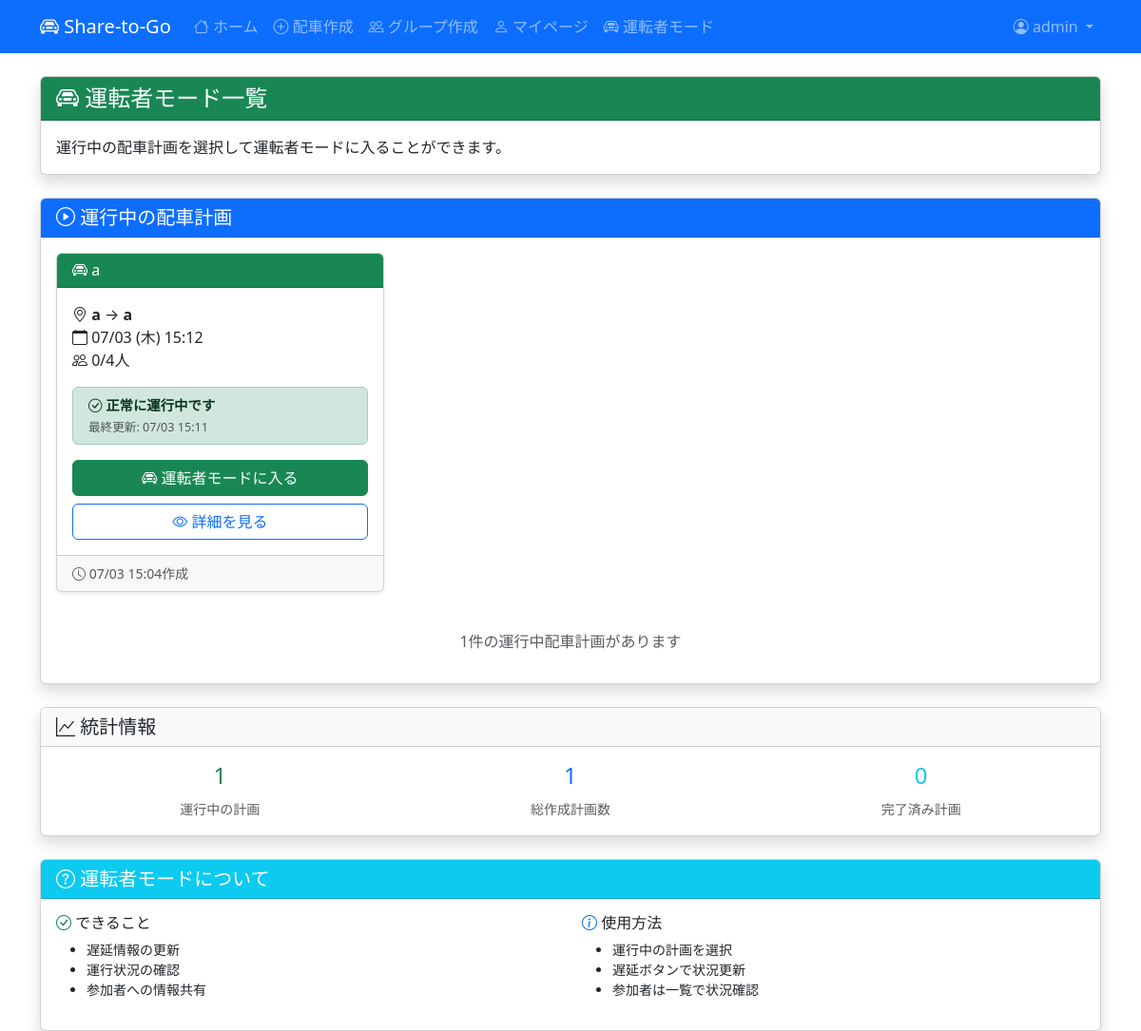
/driver-mode/ (signed in), run on the app's committed database.
### rides/models.py (models this page shows, shortened)
class RidePlan(models.Model):
    STATUS_CHOICES = [
        ('active', '募集中'),
        ('full', '定員満員'),
        ('cancelled', 'キャンセル'),
        ('completed', '完了'),
    ]
    creator = models.ForeignKey(User, on_delete=models.CASCADE, verbose_name="作成者")
    groups = models.ManyToManyField(Group, verbose_name="表示グループ", blank=True)
    title = models.CharField(max_length=100, verbose_name="タイトル")
    description = models.TextField(blank=True, null=True, verbose_name="説明")
    departure_location = models.CharField(max_length=100, verbose_name="出発地")
    destination = models.CharField(max_length=100, verbose_name="目的地")
    departure_time = models.DateTimeField(verbose_name="出発日時")
    deadline_time = models.DateTimeField(verbose_name="締切日時", blank=True, null=True)
    max_participants = models.PositiveIntegerField(verbose_name="最大参加者数", default=4)
    price_per_person = models.PositiveIntegerField(blank=True, null=True, verbose_name="一人あたりの料金")
    status = models.CharField(
        max_length=20,
        choices=STATUS_CHOICES,
        default='active',
        verbose_name="ステータス"
    )
    delay_minutes = models.PositiveIntegerField(default=0, verbose_name="遅延時間（分）")
    is_delayed = models.BooleanField(default=False, verbose_name="遅延中")
    delay_updated_at = models.DateTimeField(auto_now=True, verbose_name="遅延情報更新日時")
    delay_possibility = models.BooleanField(default=False, verbose_name="遅延の可能性あり")
    delay_possibility_updated_at = models.DateTimeField(auto_now=True, verbose_name="遅延可能性更新日時")
    created_at = models.DateTimeField(auto_now_add=True, verbose_name="作成日時")
    updated_at = models.DateTimeField(auto_now=True, verbose_name="更新日時")
    class Meta:
        verbose_name = "配車計画"
        verbose_name_plural = "配車計画"
        ordering = ['-created_at']
    @property
    def current_participants(self):
        return self.participation_set.filter(status='confirmed').count()
    @property
    def is_in_progress(self):
        end_time = self.departure_time + timezone.timedelta(hours=2)
        return self.departure_time <= timezone.now() <= end_time

### rides/views.py (the view)
# urls.py: path('driver-mode/', views.driver_mode_list_view, name='driver_mode_list'),
@login_required
def driver_mode_list_view(request):
    user_rides = RidePlan.objects.filter(
        creator=request.user
    ).order_by('-departure_time')
    in_progress_rides = []
    for ride in user_rides:
        if ride.is_in_progress:
            in_progress_rides.append(ride)
    total_rides = user_rides.count()
    in_progress_count = len(in_progress_rides)
    completed_count = total_rides - in_progress_count
    context = {
        'in_progress_rides': in_progress_rides,
        'total_rides': total_rides,
        'in_progress_count': in_progress_count,
        'completed_count': completed_count,
    }
    return render(request, 'rides/driver_mode_list.html', context)

### rides/templates/rides/driver_mode_list.html (shortened to what this page needs)
{% extends 'rides/base.html' %}
{% block content %}
<div class="row mb-4">
    <div class="col-12">
        <div class="card shadow">
            <div class="card-header bg-success text-white">
                <h4 class="mb-0">
                    <i class="bi bi-car-front"></i> 運転者モード一覧
                </h4>
            </div>
            <div class="card-body">
                <p class="mb-0">運行中の配車計画を選択して運転者モードに入ることができます。</p>
            </div>
        </div>
    </div>
</div>
<div class="row">
    <div class="col-12">
        <div class="card shadow">
            <div class="card-header bg-primary text-white">
                <h5 class="mb-0">
                    <i class="bi bi-play-circle"></i> 運行中の配車計画
                </h5>
            </div>
            <div class="card-body">
                {% if in_progress_rides %}
                    <div class="row">
                        {% for ride in in_progress_rides %}
                            <div class="col-md-6 col-lg-4 mb-4">
                                <div class="card h-100 shadow-sm">
                                    <div class="card-header bg-success text-white">
                                        <h6 class="card-title mb-0">
                                            <i class="bi bi-car-front"></i> {{ ride.title }}
                                        </h6>
                                    </div>
                                    <div class="card-body">
                                        <p class="card-text">
                                            <i class="bi bi-geo-alt"></i> <strong>{{ ride.departure_location }}</strong> → <strong>{{ ride.destination }}</strong><br>
                                            <i class="bi bi-calendar"></i> {{ ride.departure_time|date:"m/d (D) H:i" }}<br>
                                            <i class="bi bi-people"></i> {{ ride.current_participants }}/{{ ride.max_participants }}人<br>
                                        </p>
                                        {% if ride.is_delayed %}
                                            <div class="alert alert-danger py-2 mb-3" style="font-size: 0.9rem;">
                                                <i class="bi bi-exclamation-triangle"></i>
                                                <strong>{{ ride.delay_minutes }}分遅れています</strong>
                                                <br><small class="text-muted">最終更新: {{ ride.delay_updated_at|date:"m/d H:i" }}</small>
                                            </div>
                                        {% else %}
                                            <div class="alert alert-success py-2 mb-3" style="font-size: 0.9rem;">
                                                <i class="bi bi-check-circle"></i>
                                                <strong>正常に運行中です</strong>
                                                <br><small class="text-muted">最終更新: {{ ride.delay_updated_at|date:"m/d H:i" }}</small>
                                            </div>
                                        {% endif %}
                                        <a href="{% url 'rides:driver_mode' ride.id %}" class="btn btn-success w-100 mb-2">
                                            <i class="bi bi-car-front"></i> 運転者モードに入る
                                        </a>
                                        <a href="{% url 'rides:ride_detail' ride.id %}" class="btn btn-outline-primary w-100">
                                            <i class="bi bi-eye"></i> 詳細を見る
                                        </a>
                                    </div>
                                    <div class="card-footer text-muted small">
                                        <i class="bi bi-clock"></i> {{ ride.created_at|date:"m/d H:i" }}作成
                                    </div>
                                </div>
                            </div>
                        {% endfor %}
                    </div>
                    <div class="text-center mt-3">
                        <p class="text-muted">{{ in_progress_count }}件の運行中配車計画があります</p>
                    </div>
                {% endif %}
            </div>
        </div>
    </div>
</div>
<div class="row mt-4">
    <div class="col-12">
        <div class="card shadow">
            <div class="card-header bg-light">
                <h5 class="mb-0">
                    <i class="bi bi-graph-up"></i> 統計情報
                </h5>
            </div>
            <div class="card-body">
                <div class="row text-center">
                    <div class="col-md-4">
                        <h4 class="text-success">{{ in_progress_count }}</h4>
                        <small class="text-muted">運行中の計画</small>
                    </div>
                    <div class="col-md-4">
                        <h4 class="text-primary">{{ total_rides }}</h4>
                        <small class="text-muted">総作成計画数</small>
                    </div>
                    <div class="col-md-4">
                        <h4 class="text-info">{{ completed_count }}</h4>
                        <small class="text-muted">完了済み計画</small>
                    </div>
                </div>
            </div>
        </div>
    </div>
</div>
<div class="row mt-4">
    <div class="col-12">
        <div class="card shadow">
            <div class="card-header bg-info text-white">
                <h5 class="mb-0">
                    <i class="bi bi-question-circle"></i> 運転者モードについて
                </h5>
            </div>
            <div class="card-body">
                <div class="row">
                    <div class="col-md-6">
                        <h6><i class="bi bi-check-circle text-success"></i> できること</h6>
                        <ul class="small">
                            <li>遅延情報の更新</li>
                            <li>運行状況の確認</li>
                            <li>参加者への情報共有</li>
                        </ul>
                    </div>
                    <div class="col-md-6">
                        <h6><i class="bi bi-info-circle text-primary"></i> 使用方法</h6>
                        <ul class="small">
                            <li>運行中の計画を選択</li>
                            <li>遅延ボタンで状況更新</li>
                            <li>参加者は一覧で状況確認</li>
                        </ul>
                    </div>
                </div>
            </div>
        </div>
    </div>
</div>
{% endblock %}

### rides/templates/rides/base.html (shortened to what this page needs)
<!DOCTYPE html>
<html lang="ja">
<head>
    <link href="https://cdn.jsdelivr.net/npm/bootstrap@5.3.0/dist/css/bootstrap.min.css" rel="stylesheet">
    <link href="https://cdn.jsdelivr.net/npm/bootstrap-icons@1.10.0/font/bootstrap-icons.css" rel="stylesheet">
</head>
<body>
    <nav class="navbar navbar-expand-lg navbar-dark bg-primary">
        <div class="container">
            <a class="navbar-brand" href="{% url 'rides:home' %}">
                <i class="bi bi-car-front"></i> Share-to-Go
            </a>
            <div class="collapse navbar-collapse" id="navbarNav">
                <ul class="navbar-nav me-auto">
                    <li class="nav-item">
                        <a class="nav-link" href="{% url 'rides:home' %}">
                            <i class="bi bi-house"></i> ホーム
                        </a>
                    </li>
                    {% if user.is_authenticated %}
                        <li class="nav-item">
                            <a class="nav-link" href="{% url 'rides:create_ride' %}">
                                <i class="bi bi-plus-circle"></i> 配車作成
                            </a>
                        </li>
                        <li class="nav-item">
                            <a class="nav-link" href="{% url 'rides:create_group' %}">
                                <i class="bi bi-people"></i> グループ作成
                            </a>
                        </li>
                        <li class="nav-item">
                            <a class="nav-link" href="{% url 'rides:profile' %}">
                                <i class="bi bi-person"></i> マイページ
                            </a>
                        </li>
                        <li class="nav-item">
                            <a class="nav-link" href="{% url 'rides:driver_mode_list' %}">
                                <i class="bi bi-car-front"></i> 運転者モード
                            </a>
                        </li>
                    {% endif %}
                </ul>
                <ul class="navbar-nav">
                    {% if user.is_authenticated %}
                        <li class="nav-item dropdown">
                            <a class="nav-link dropdown-toggle" href="#" id="navbarDropdown" role="button" data-bs-toggle="dropdown">
                                <i class="bi bi-person-circle"></i> {{ user.username }}
                            </a>
                        </li>
                    {% endif %}
                </ul>
            </div>
        </div>
    </nav>
    <main class="container mt-4">
        {% block content %}
        {% endblock %}
    </main>
</body>
</html>

### data on the page
RidePlan: title "a", departure_location "a", destination "a", departure_time "07/03 (木) 15:12", current_participants "0", max_participants "4", delay_updated_at "07/03 15:11", created_at "07/03 15:04"

### other printed values
{{ user.username }} "admin"
{{ in_progress_count }} "1"
{{ total_rides }} "1"
{{ completed_count }} "0"
